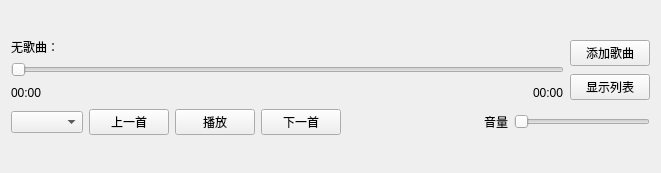
<?xml version="1.0" encoding="UTF-8"?>
<ui version="4.0">
 <class>EasyMusic</class>
 <widget class="QWidget" name="EasyMusic">
  <property name="geometry">
   <rect>
    <x>0</x>
    <y>0</y>
    <width>661</width>
    <height>173</height>
   </rect>
  </property>
  <property name="windowTitle">
   <string>EasyMusic</string>
  </property>
  <property name="styleSheet">
   <string notr="true"/>
  </property>
  <layout class="QVBoxLayout" name="verticalLayout_4">
   <item>
    <layout class="QVBoxLayout" name="verticalLayout_3">
     <item>
      <layout class="QHBoxLayout" name="horizontalLayout_2">
       <item>
        <layout class="QVBoxLayout" name="verticalLayout">
         <item>
          <widget class="QLabel" name="titleLabel">
           <property name="text">
            <string>无歌曲：</string>
           </property>
          </widget>
         </item>
         <item>
          <widget class="QSlider" name="playRateSlider">
           <property name="orientation">
            <enum>Qt::Horizontal</enum>
           </property>
          </widget>
         </item>
         <item>
          <layout class="QHBoxLayout" name="horizontalLayout">
           <item>
            <widget class="QLabel" name="currentTimeLabel">
             <property name="text">
              <string>00:00</string>
             </property>
            </widget>
           </item>
           <item>
            <spacer name="timeSpacer">
             <property name="orientation">
              <enum>Qt::Horizontal</enum>
             </property>
             <property name="sizeHint" stdset="0">
              <size>
               <width>40</width>
               <height>20</height>
              </size>
             </property>
            </spacer>
           </item>
           <item>
            <widget class="QLabel" name="totalTimeLabel">
             <property name="text">
              <string>00:00</string>
             </property>
            </widget>
           </item>
          </layout>
         </item>
        </layout>
       </item>
       <item>
        <layout class="QVBoxLayout" name="verticalLayout_2">
         <item>
          <widget class="QPushButton" name="addSongBtn">
           <property name="text">
            <string>添加歌曲</string>
           </property>
          </widget>
         </item>
         <item>
          <widget class="QPushButton" name="showHideListBtn">
           <property name="text">
            <string>显示列表</string>
           </property>
          </widget>
         </item>
        </layout>
       </item>
      </layout>
     </item>
     <item>
      <layout class="QHBoxLayout" name="horizontalLayout_3">
       <item>
        <widget class="QComboBox" name="playModeComboBox"/>
       </item>
       <item>
        <widget class="QPushButton" name="preSongBtn">
         <property name="text">
          <string>上一首</string>
         </property>
        </widget>
       </item>
       <item>
        <widget class="QPushButton" name="playPauseBtn">
         <property name="text">
          <string>播放</string>
         </property>
        </widget>
       </item>
       <item>
        <widget class="QPushButton" name="nextSongBtn">
         <property name="text">
          <string>下一首</string>
         </property>
        </widget>
       </item>
       <item>
        <spacer name="volumeSpacer">
         <property name="orientation">
          <enum>Qt::Horizontal</enum>
         </property>
         <property name="sizeHint" stdset="0">
          <size>
           <width>40</width>
           <height>20</height>
          </size>
         </property>
        </spacer>
       </item>
       <item>
        <widget class="QLabel" name="volumeLabel">
         <property name="text">
          <string>音量</string>
         </property>
        </widget>
       </item>
       <item>
        <widget class="QSlider" name="volumeSlider">
         <property name="orientation">
          <enum>Qt::Horizontal</enum>
         </property>
        </widget>
       </item>
      </layout>
     </item>
    </layout>
   </item>
  </layout>
 </widget>
 <layoutdefault spacing="6" margin="11"/>
 <resources/>
 <connections/>
</ui>
